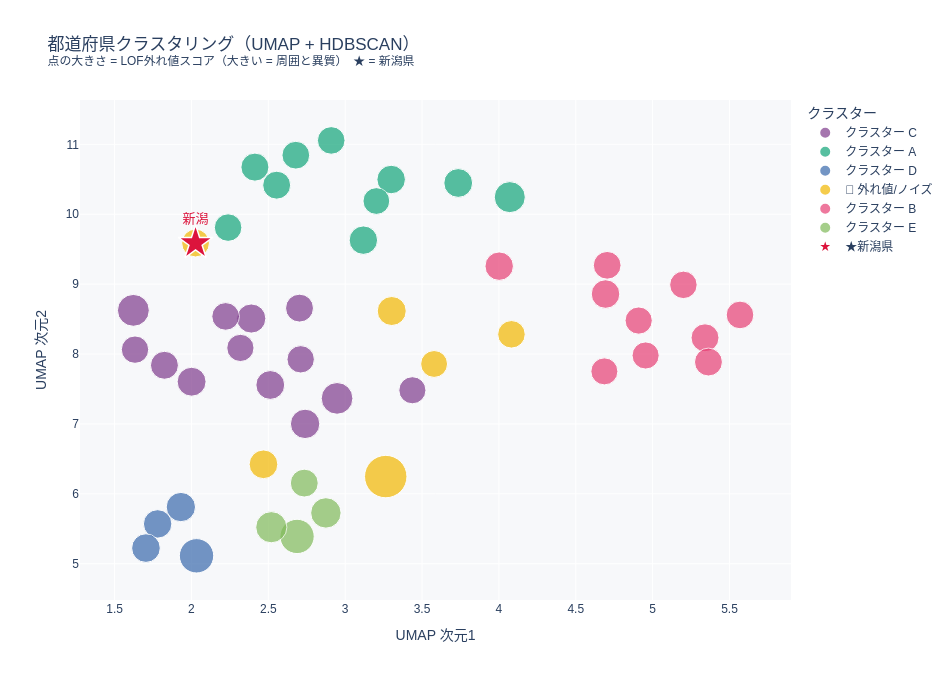

The notebook cell this image was saved under:
### Markdown cell above
---
## 5. 可視化

### 5-1. UMAPマップ（メインビュー）

### Code cell
# クラスターに意味のある名前をつける（後で確認して手動更新してください）
CLUSTER_NAMES = {
    -1: '🔴 外れ値/ノイズ',
     0: 'クラスター A',
     1: 'クラスター B',
     2: 'クラスター C',
     3: 'クラスター D',
     4: 'クラスター E',
}
result['cluster_name'] = result['cluster'].map(
    lambda x: CLUSTER_NAMES.get(x, f'クラスター {x}')
)

# ホバーテキスト生成
def make_hover(row):
    return (
        f"<b>{row['都道府県']}</b><br>"
        f"クラスター: {row['cluster_name']}<br>"
        f"LOFスコア: {row['lof_score']:.2f}<br>"
        f"───────────────<br>"
        f"高齢化率:     {row['高齢化率']*100:.1f}%<br>"
        f"社会増減率:   {row['社会増減率']*100:.3f}%<br>"
        f"出生率:       {row['出生率']:.2f}<br>"
        f"求人倍率:     {row['求人倍率']:.2f}<br>"
        f"大学生比率:   {row['大学生比率']*100:.2f}%<br>"
        f"宿泊者数/人口: {row['宿泊者数_人口比']:.2f}<br>"
        f"消費支出:     {row['消費支出']:,.0f}円"
    )
result['hover'] = result.apply(make_hover, axis=1)

fig = px.scatter(
    result,
    x='umap_x', y='umap_y',
    color='cluster_name',
    size='lof_score',
    size_max=30,
    custom_data=['hover'],
    title='都道府県クラスタリング（UMAP + HDBSCAN）<br>'
          '<sup>点の大きさ = LOF外れ値スコア（大きい = 周囲と異質）　★ = 新潟県</sup>',
    color_discrete_sequence=px.colors.qualitative.Bold,
    width=950, height=680
)
fig.update_traces(hovertemplate='%{customdata[0]}<extra></extra>')

# 新潟を★でオーバーレイ
nrow = result.iloc[niigata_idx]
fig.add_trace(go.Scatter(
    x=[nrow['umap_x']], y=[nrow['umap_y']],
    mode='markers+text',
    marker=dict(symbol='star', size=26, color='crimson',
                line=dict(color='white', width=1.5)),
    text=['新潟'], textposition='top center',
    textfont=dict(size=13, color='crimson', family='sans-serif'),
    name='★新潟県', hoverinfo='skip'
))

fig.update_layout(
    xaxis_title='UMAP 次元1', yaxis_title='UMAP 次元2',
    legend_title='クラスター',
    plot_bgcolor='#f7f8fa',
    font=dict(family='sans-serif')
)
fig.show()

### Figure 1 — Plotly figure (JSON) as saved in the notebook; plotly's stock layout.template omitted (floating-point values rounded to 4 significant figures)
{"data": [{"customdata": [["<b>北海道</b><br>クラスター: クラスター C<br>LOFスコア: 1.35<br>───────────────<br>高齢化率:     32.8%<br>社会増減率:   -0.078%<br>出生率:       1.12<br>求人倍率:     1.16<br>大学生比率:   1.56%<br>宿泊者数/人口: 4.80<br>消費支出:     277,737円"], ["<b>宮城県</b><br>クラスター: クラスター C<br>LOFスコア: 1.13<br>───────────────<br>高齢化率:     28.9%<br>社会増減率:   0.042%<br>出生率:       1.09<br>求人倍率:     1.47<br>大学生比率:   2.17%<br>宿泊者数/人口: 3.34<br>消費支出:     287,781円"], ["<b>茨城県</b><br>クラスター: クラスター C<br>LOFスコア: 1.01<br>───────────────<br>高齢化率:     30.4%<br>社会増減率:   0.041%<br>出生率:       1.27<br>求人倍率:     1.48<br>大学生比率:   0.97%<br>宿泊者数/人口: 1.65<br>消費支出:     298,053円"], ["<b>栃木県</b><br>クラスター: クラスター C<br>LOFスコア: 0.98<br>───────────────<br>高齢化率:     30.0%<br>社会増減率:   -0.085%<br>出生率:       1.24<br>求人倍率:     1.23<br>大学生比率:   1.07%<br>宿泊者数/人口: 3.98<br>消費支出:     297,278円"], ["<b>群馬県</b><br>クラスター: クラスター C<br>LOFスコア: 1.03<br>───────────────<br>高齢化率:     30.8%<br>社会増減率:   -0.088%<br>出生率:       1.32<br>求人倍率:     1.39<br>大学生比率:   1.51%<br>宿泊者数/人口: 2.95<br>消費支出:     310,407円"], ["<b>山梨県</b><br>クラスター: クラスター C<br>LOFスコア: 1.10<br>───────────────<br>高齢化率:     31.4%<br>社会増減率:   -0.001%<br>出生率:       1.40<br>求人倍率:     1.39<br>大学生比率:   2.00%<br>宿泊者数/人口: 5.66<br>消費支出:     285,583円"], ["<b>長野県</b><br>クラスター: クラスター C<br>LOFスコア: 1.11<br>───────────────<br>高齢化率:     32.5%<br>社会増減率:   -0.007%<br>出生率:       1.43<br>求人倍率:     1.66<br>大学生比率:   0.85%<br>宿泊者数/人口: 5.39<br>消費支出:     298,965円"], ["<b>岐阜県</b><br>クラスター: クラスター C<br>LOFスコア: 1.04<br>───────────────<br>高齢化率:     31.0%<br>社会増減率:   -0.240%<br>出生率:       1.36<br>求人倍率:     1.70<br>大学生比率:   1.04%<br>宿泊者数/人口: 2.11<br>消費支出:     313,314円"], ["<b>静岡県</b><br>クラスター: クラスター C<br>LOFスコア: 1.00<br>───────────────<br>高齢化率:     30.7%<br>社会増減率:   -0.169%<br>出生率:       1.33<br>求人倍率:     1.40<br>大学生比率:   0.94%<br>宿泊者数/人口: 4.16<br>消費支出:     300,439円"], ["<b>愛知県</b><br>クラスター: クラスター C<br>LOFスコア: 1.33<br>───────────────<br>高齢化率:     25.6%<br>社会増減率:   -0.069%<br>出生率:       1.35<br>求人倍率:     1.42<br>大学生比率:   2.36%<br>宿泊者数/人口: 1.84<br>消費支出:     319,344円"], ["<b>三重県</b><br>クラスター: クラスター C<br>LOFスコア: 1.00<br>───────────────<br>高齢化率:     30.5%<br>社会増減率:   -0.222%<br>出生率:       1.40<br>求人倍率:     1.51<br>大学生比率:   0.80%<br>宿泊者数/人口: 3.35<br>消費支出:     277,102円"], ["<b>奈良県</b><br>クラスター: クラスター C<br>LOFスコア: 1.15<br>───────────────<br>高齢化率:     32.4%<br>社会増減率:   -0.131%<br>出生率:       1.25<br>求人倍率:     1.13<br>大学生比率:   1.53%<br>宿泊者数/人口: 1.20<br>消費支出:     303,376円"], ["<b>広島県</b><br>クラスター: クラスター C<br>LOFスコア: 0.97<br>───────────────<br>高齢化率:     29.9%<br>社会増減率:   -0.219%<br>出生率:       1.40<br>求人倍率:     1.61<br>大学生比率:   2.00%<br>宿泊者数/人口: 2.55<br>消費支出:     291,402円"]], "hovertemplate": "%{customdata[0]}<extra></extra>", "legendgroup": "クラスター C", "marker": {"color": "rgb(127, 60, 141)", "size": [1.347, 1.127, 1.013, 0.9842, 1.033, 1.103, 1.108, 1.036, 0.9958, 1.333, 0.9953, 1.145, 0.9744], "sizemode": "area", "sizeref": 0.002651, "symbol": "circle"}, "mode": "markers", "name": "クラスター C", "orientation": "v", "showlegend": true, "type": "scatter", "x": [1.622, 2.389, 2.222, 2.318, 2.703, 2.513, 2.001, 1.824, 1.633, 2.947, 2.711, 2.739, 3.437], "xaxis": "x", "y": [8.625, 8.508, 8.538, 8.087, 8.657, 7.557, 7.604, 7.839, 8.063, 7.365, 7.924, 7.001, 7.482], "yaxis": "y"}, {"customdata": [["<b>青森県</b><br>クラスター: クラスター A<br>LOFスコア: 1.01<br>───────────────<br>高齢化率:     34.8%<br>社会増減率:   -0.364%<br>出生率:       1.24<br>求人倍率:     1.20<br>大学生比率:   1.28%<br>宿泊者数/人口: 2.86<br>消費支出:     249,660円"], ["<b>岩手県</b><br>クラスター: クラスター A<br>LOFスコア: 1.02<br>───────────────<br>高齢化率:     34.5%<br>社会増減率:   -0.371%<br>出生率:       1.21<br>求人倍率:     1.33<br>大学生比率:   0.94%<br>宿泊者数/人口: 3.61<br>消費支出:     285,815円"], ["<b>秋田県</b><br>クラスター: クラスター A<br>LOFスコア: 1.04<br>───────────────<br>高齢化率:     38.6%<br>社会増減率:   -0.318%<br>出生率:       1.18<br>求人倍率:     1.50<br>大学生比率:   0.95%<br>宿泊者数/人口: 2.55<br>消費支出:     275,545円"], ["<b>山形県</b><br>クラスター: クラスター A<br>LOFスコア: 1.04<br>───────────────<br>高齢化率:     34.8%<br>社会増減率:   -0.361%<br>出生率:       1.32<br>求人倍率:     1.66<br>大学生比率:   1.13%<br>宿泊者数/人口: 3.26<br>消費支出:     276,567円"], ["<b>福島県</b><br>クラスター: クラスター A<br>LOFスコア: 1.00<br>───────────────<br>高齢化率:     32.7%<br>社会増減率:   -0.372%<br>出生率:       1.27<br>求人倍率:     1.51<br>大学生比率:   0.81%<br>宿泊者数/人口: 3.60<br>消費支出:     295,278円"], ["<b>福井県</b><br>クラスター: クラスター A<br>LOFスコア: 1.07<br>───────────────<br>高齢化率:     31.2%<br>社会増減率:   -0.336%<br>出生率:       1.50<br>求人倍率:     1.94<br>大学生比率:   1.32%<br>宿泊者数/人口: 2.95<br>消費支出:     274,299円"], ["<b>和歌山県</b><br>クラスター: クラスター A<br>LOFスコア: 1.08<br>───────────────<br>高齢化率:     34.0%<br>社会増減率:   -0.261%<br>出生率:       1.39<br>求人倍率:     1.08<br>大学生比率:   0.92%<br>宿泊者数/人口: 3.64<br>消費支出:     263,910円"], ["<b>徳島県</b><br>クラスター: クラスター A<br>LOFスコア: 1.10<br>───────────────<br>高齢化率:     34.9%<br>社会増減率:   -0.267%<br>出生率:       1.42<br>求人倍率:     1.30<br>大学生比率:   1.65%<br>宿泊者数/人口: 2.02<br>消費支出:     283,864円"], ["<b>愛媛県</b><br>クラスター: クラスター A<br>LOFスコア: 0.95<br>───────────────<br>高齢化率:     33.9%<br>社会増減率:   -0.260%<br>出生率:       1.39<br>求人倍率:     1.54<br>大学生比率:   1.27%<br>宿泊者数/人口: 2.46<br>消費支出:     245,054円"], ["<b>高知県</b><br>クラスター: クラスター A<br>LOFスコア: 1.28<br>───────────────<br>高齢化率:     36.1%<br>社会増減率:   -0.219%<br>出生率:       1.36<br>求人倍率:     1.16<br>大学生比率:   1.39%<br>宿泊者数/人口: 2.91<br>消費支出:     284,828円"]], "hovertemplate": "%{customdata[0]}<extra></extra>", "legendgroup": "クラスター A", "marker": {"color": "rgb(17, 165, 121)", "size": [1.01, 1.021, 1.042, 1.035, 1.005, 1.071, 1.078, 1.097, 0.9509, 1.279], "sizemode": "area", "sizeref": 0.002651, "symbol": "circle"}, "mode": "markers", "name": "クラスター A", "orientation": "v", "showlegend": true, "type": "scatter", "x": [2.909, 2.679, 2.413, 2.554, 2.238, 3.118, 3.299, 3.735, 3.203, 4.071], "xaxis": "x", "y": [11.06, 10.84, 10.67, 10.42, 9.809, 9.629, 10.5, 10.45, 10.19, 10.24], "yaxis": "y"}, {"customdata": [["<b>埼玉県</b><br>クラスター: クラスター D<br>LOFスコア: 1.14<br>───────────────<br>高齢化率:     27.4%<br>社会増減率:   0.263%<br>出生率:       1.17<br>求人倍率:     1.05<br>大学生比率:   1.49%<br>宿泊者数/人口: 0.56<br>消費支出:     324,793円"], ["<b>千葉県</b><br>クラスター: クラスター D<br>LOFスコア: 1.07<br>───────────────<br>高齢化率:     28.0%<br>社会増減率:   0.299%<br>出生率:       1.18<br>求人倍率:     0.96<br>大学生比率:   1.74%<br>宿泊者数/人口: 3.33<br>消費支出:     304,582円"], ["<b>東京都</b><br>クラスター: クラスター D<br>LOFスコア: 1.56<br>───────────────<br>高齢化率:     22.8%<br>社会増減率:   0.242%<br>出生率:       1.04<br>求人倍率:     1.46<br>大学生比率:   4.83%<br>宿泊者数/人口: 3.63<br>消費支出:     321,633円"], ["<b>神奈川県</b><br>クラスター: クラスター D<br>LOFスコア: 1.09<br>───────────────<br>高齢化率:     25.8%<br>社会増減率:   0.244%<br>出生率:       1.17<br>求人倍率:     0.88<br>大学生比率:   1.88%<br>宿泊者数/人口: 1.79<br>消費支出:     301,379円"]], "hovertemplate": "%{customdata[0]}<extra></extra>", "legendgroup": "クラスター D", "marker": {"color": "rgb(57, 105, 172)", "size": [1.14, 1.072, 1.564, 1.087], "sizemode": "area", "sizeref": 0.002651, "symbol": "circle"}, "mode": "markers", "name": "クラスター D", "orientation": "v", "showlegend": true, "type": "scatter", "x": [1.931, 1.78, 2.033, 1.704], "xaxis": "x", "y": [5.81, 5.569, 5.113, 5.223], "yaxis": "y"}, {"customdata": [["<b>新潟県</b><br>クラスター: 🔴 外れ値/ノイズ<br>LOFスコア: 1.02<br>───────────────<br>高齢化率:     33.5%<br>社会増減率:   -0.277%<br>出生率:       1.27<br>求人倍率:     1.75<br>大学生比率:   1.30%<br>宿泊者数/人口: 3.13<br>消費支出:     295,332円"], ["<b>石川県</b><br>クラスター: 🔴 外れ値/ノイズ<br>LOFスコア: 1.12<br>───────────────<br>高齢化率:     30.2%<br>社会増減率:   -0.193%<br>出生率:       1.38<br>求人倍率:     1.56<br>大学生比率:   2.48%<br>宿泊者数/人口: 5.44<br>消費支出:     305,812円"], ["<b>兵庫県</b><br>クラスター: 🔴 外れ値/ノイズ<br>LOFスコア: 1.09<br>───────────────<br>高齢化率:     29.8%<br>社会増減率:   -0.111%<br>出生率:       1.31<br>求人倍率:     1.02<br>大学生比率:   2.13%<br>宿泊者数/人口: 2.00<br>消費支出:     298,485円"], ["<b>岡山県</b><br>クラスター: 🔴 外れ値/ノイズ<br>LOFスコア: 0.96<br>───────────────<br>高齢化率:     30.8%<br>社会増減率:   -0.188%<br>出生率:       1.39<br>求人倍率:     1.51<br>大学生比率:   2.09%<br>宿泊者数/人口: 2.16<br>消費支出:     303,131円"], ["<b>香川県</b><br>クラスター: 🔴 外れ値/ノイズ<br>LOFスコア: 1.01<br>───────────────<br>高齢化率:     32.3%<br>社会増減率:   -0.233%<br>出生率:       1.45<br>求人倍率:     1.51<br>大学生比率:   0.98%<br>宿泊者数/人口: 3.09<br>消費支出:     280,367円"], ["<b>沖縄県</b><br>クラスター: 🔴 外れ値/ノイズ<br>LOFスコア: 2.39<br>───────────────<br>高齢化率:     23.4%<br>社会増減率:   -0.092%<br>出生率:       1.70<br>求人倍率:     0.99<br>大学生比率:   1.22%<br>宿泊者数/人口: 9.93<br>消費支出:     251,735円"]], "hovertemplate": "%{customdata[0]}<extra></extra>", "legendgroup": "🔴 外れ値/ノイズ", "marker": {"color": "rgb(242, 183, 1)", "size": [1.023, 1.117, 1.091, 0.9594, 1.005, 2.386], "sizemode": "area", "sizeref": 0.002651, "symbol": "circle"}, "mode": "markers", "name": "🔴 外れ値/ノイズ", "orientation": "v", "showlegend": true, "type": "scatter", "x": [2.027, 3.303, 2.469, 3.579, 4.082, 3.264], "xaxis": "x", "y": [9.588, 8.616, 6.422, 7.858, 8.282, 6.247], "yaxis": "y"}, {"customdata": [["<b>富山県</b><br>クラスター: クラスター B<br>LOFスコア: 1.07<br>───────────────<br>高齢化率:     32.9%<br>社会増減率:   -0.149%<br>出生率:       1.46<br>求人倍率:     1.63<br>大学生比率:   1.08%<br>宿泊者数/人口: 2.61<br>消費支出:     316,801円"], ["<b>鳥取県</b><br>クラスター: クラスター B<br>LOFスコア: 1.08<br>───────────────<br>高齢化率:     33.1%<br>社会増減率:   -0.241%<br>出生率:       1.60<br>求人倍率:     1.61<br>大学生比率:   1.23%<br>宿泊者数/人口: 3.13<br>消費支出:     272,862円"], ["<b>島根県</b><br>クラスター: クラスター B<br>LOFスコア: 1.00<br>───────────────<br>高齢化率:     34.8%<br>社会増減率:   -0.218%<br>出生率:       1.57<br>求人倍率:     1.91<br>大学生比率:   1.10%<br>宿泊者数/人口: 3.64<br>消費支出:     278,522円"], ["<b>山口県</b><br>クラスター: クラスター B<br>LOFスコア: 1.02<br>───────────────<br>高齢化率:     35.2%<br>社会増減率:   -0.211%<br>出生率:       1.47<br>求人倍率:     1.60<br>大学生比率:   1.40%<br>宿泊者数/人口: 2.34<br>消費支出:     315,225円"], ["<b>佐賀県</b><br>クラスター: クラスター B<br>LOFスコア: 0.98<br>───────────────<br>高齢化率:     31.3%<br>社会増減率:   -0.141%<br>出生率:       1.53<br>求人倍率:     1.34<br>大学生比率:   0.95%<br>宿泊者数/人口: 2.17<br>消費支出:     273,822円"], ["<b>長崎県</b><br>クラスター: クラスター B<br>LOFスコア: 1.01<br>───────────────<br>高齢化率:     33.9%<br>社会増減率:   -0.403%<br>出生率:       1.57<br>求人倍率:     1.27<br>大学生比率:   1.32%<br>宿泊者数/人口: 4.10<br>消費支出:     271,129円"], ["<b>熊本県</b><br>クラスター: クラスター B<br>LOFスコア: 0.97<br>───────────────<br>高齢化率:     32.1%<br>社会増減率:   -0.038%<br>出生率:       1.52<br>求人倍率:     1.58<br>大学生比率:   1.43%<br>宿泊者数/人口: 2.95<br>消費支出:     281,836円"], ["<b>大分県</b><br>クラスター: クラスター B<br>LOFスコア: 0.98<br>───────────────<br>高齢化率:     34.0%<br>社会増減率:   -0.163%<br>出生率:       1.49<br>求人倍率:     1.48<br>大学生比率:   1.35%<br>宿泊者数/人口: 4.13<br>消費支出:     298,060円"], ["<b>宮崎県</b><br>クラスター: クラスター B<br>LOFスコア: 1.04<br>───────────────<br>高齢化率:     33.5%<br>社会増減率:   -0.171%<br>出生率:       1.63<br>求人倍率:     1.58<br>大学生比率:   0.92%<br>宿泊者数/人口: 2.58<br>消費支出:     271,613円"], ["<b>鹿児島県</b><br>クラスター: クラスター B<br>LOFスコア: 1.03<br>───────────────<br>高齢化率:     33.5%<br>社会増減率:   -0.160%<br>出生率:       1.54<br>求人倍率:     1.43<br>大学生比率:   0.99%<br>宿泊者数/人口: 2.92<br>消費支出:     279,101円"]], "hovertemplate": "%{customdata[0]}<extra></extra>", "legendgroup": "クラスター B", "marker": {"color": "rgb(231, 63, 116)", "size": [1.073, 1.082, 1.002, 1.019, 0.9769, 1.012, 0.9674, 0.9838, 1.037, 1.033], "sizemode": "area", "sizeref": 0.002651, "symbol": "circle"}, "mode": "markers", "name": "クラスター B", "orientation": "v", "showlegend": true, "type": "scatter", "x": [4.002, 4.694, 5.2, 4.704, 4.954, 5.568, 4.686, 4.909, 5.341, 5.363], "xaxis": "x", "y": [9.257, 8.858, 8.99, 9.269, 7.979, 8.559, 7.752, 8.479, 8.232, 7.885], "yaxis": "y"}, {"customdata": [["<b>滋賀県</b><br>クラスター: クラスター E<br>LOFスコア: 1.03<br>───────────────<br>高齢化率:     26.8%<br>社会増減率:   0.036%<br>出生率:       1.43<br>求人倍率:     1.08<br>大学生比率:   2.24%<br>宿泊者数/人口: 2.34<br>消費支出:     319,456円"], ["<b>京都府</b><br>クラスター: クラスター E<br>LOFスコア: 1.56<br>───────────────<br>高齢化率:     29.6%<br>社会増減率:   -0.131%<br>出生率:       1.18<br>求人倍率:     1.17<br>大学生比率:   5.70%<br>宿泊者数/人口: 7.10<br>消費支出:     299,924円"], ["<b>大阪府</b><br>クラスター: クラスター E<br>LOFスコア: 1.29<br>───────────────<br>高齢化率:     27.7%<br>社会増減率:   0.084%<br>出生率:       1.22<br>求人倍率:     1.22<br>大学生比率:   2.63%<br>宿泊者数/人口: 3.07<br>消費支出:     265,161円"], ["<b>福岡県</b><br>クラスター: クラスター E<br>LOFスコア: 1.23<br>───────────────<br>高齢化率:     28.3%<br>社会増減率:   0.174%<br>出生率:       1.33<br>求人倍率:     1.17<br>大学生比率:   2.14%<br>宿泊者数/人口: 2.44<br>消費支出:     286,265円"]], "hovertemplate": "%{customdata[0]}<extra></extra>", "legendgroup": "クラスター E", "marker": {"color": "rgb(128, 186, 90)", "size": [1.032, 1.56, 1.289, 1.229], "sizemode": "area", "sizeref": 0.002651, "symbol": "circle"}, "mode": "markers", "name": "クラスター E", "orientation": "v", "showlegend": true, "type": "scatter", "x": [2.734, 2.687, 2.519, 2.874], "xaxis": "x", "y": [6.153, 5.39, 5.522, 5.727], "yaxis": "y"}, {"hoverinfo": "skip", "marker": {"color": "crimson", "line": {"color": "white", "width": 1.5}, "size": 26, "symbol": "star"}, "mode": "markers+text", "name": "★新潟県", "text": ["新潟"], "textfont": {"color": "crimson", "family": "sans-serif", "size": 13}, "textposition": "top center", "type": "scatter", "x": [2.027], "y": [9.588]}], "layout": {"font": {"family": "sans-serif"}, "height": 680, "legend": {"itemsizing": "constant", "title": {"text": "クラスター"}, "tracegroupgap": 0}, "plot_bgcolor": "#f7f8fa", "title": {"text": "都道府県クラスタリング（UMAP + HDBSCAN）<br><sup>点の大きさ = LOF外れ値スコア（大きい = 周囲と異質）　★ = 新潟県</sup>"}, "width": 950, "xaxis": {"anchor": "y", "domain": [0, 1], "title": {"text": "UMAP 次元1"}}, "yaxis": {"anchor": "x", "domain": [0, 1], "title": {"text": "UMAP 次元2"}}}}
